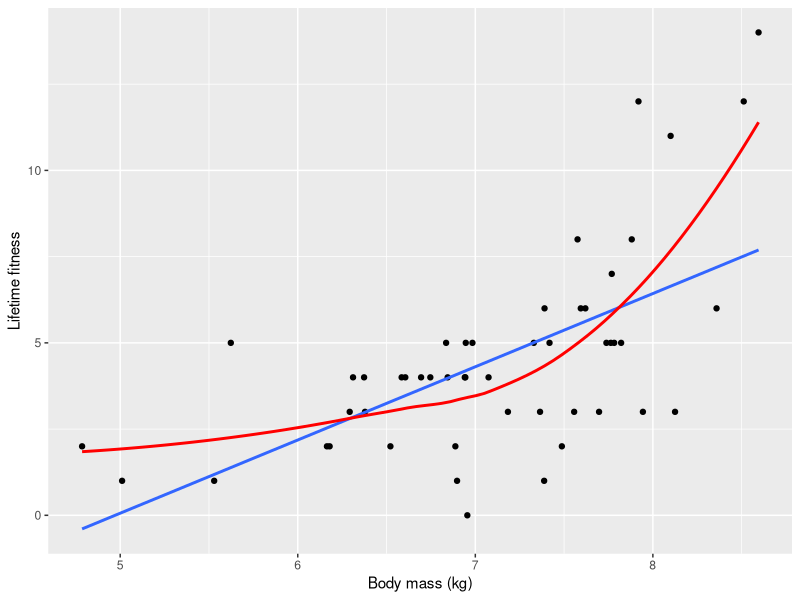
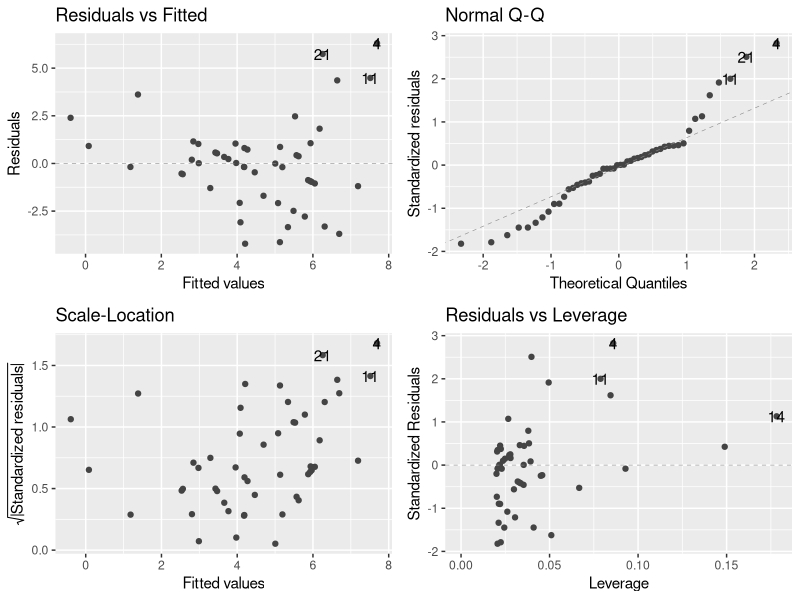
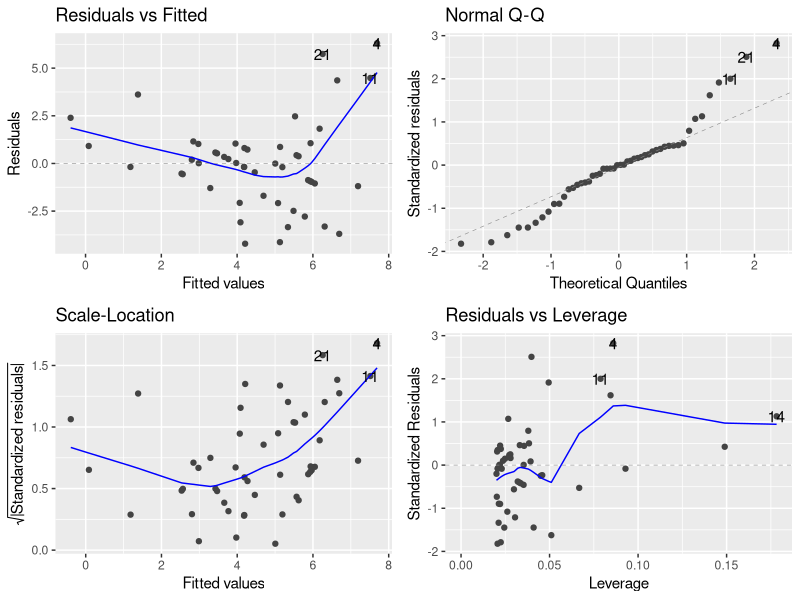
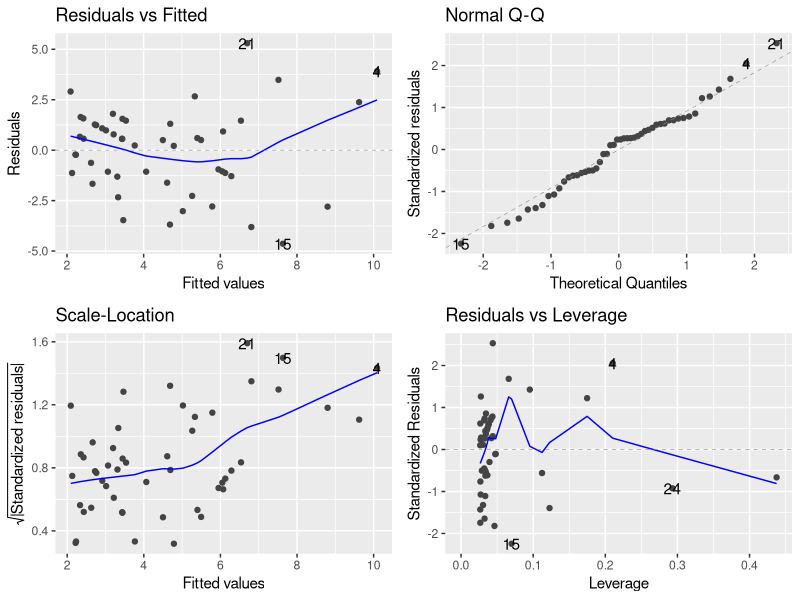
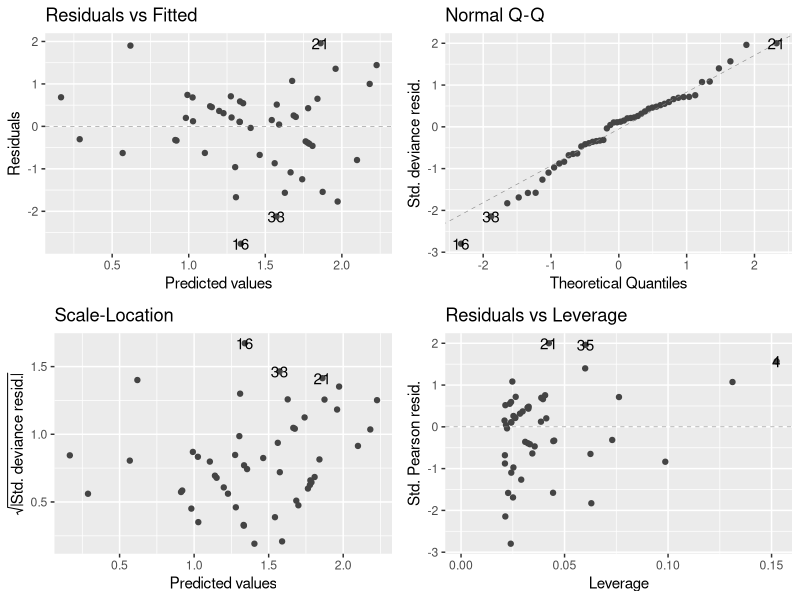
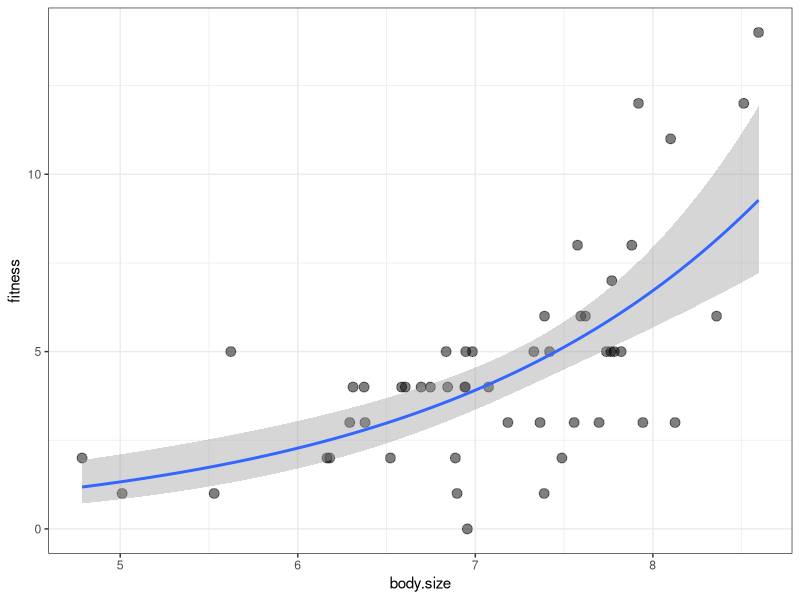
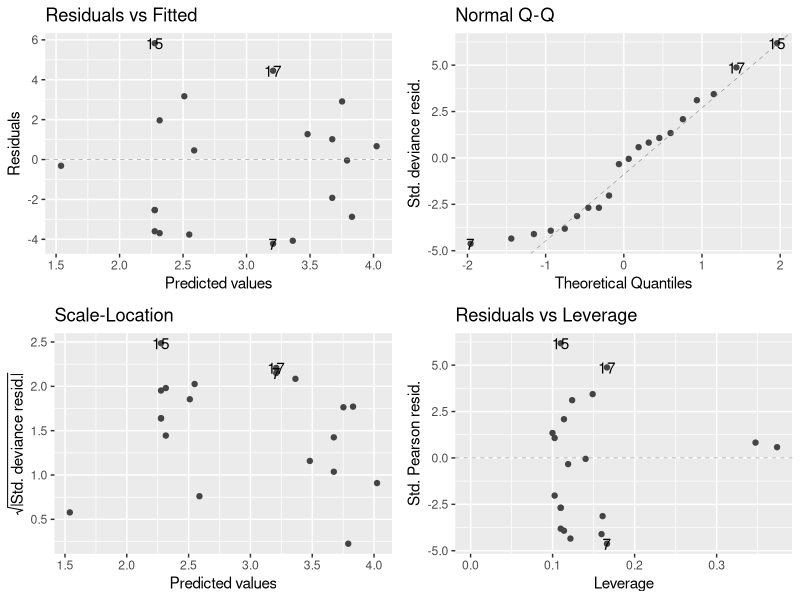

Recreate these plots in R, in order.
## ---- chunk 1
knitr::opts_chunk$set(echo = TRUE)
options(xtable.comment = FALSE)
## ---- chunk 2
library(dplyr)
library(ggplot2)
library(ggfortify)
## ---- chunk 3
soay <- read.table("../../../3_datasets/SoaySheepFitness.csv",header = T, sep = ',')
## ---- chunk 4
glimpse(soay)
## ---- chunk 5
ggplot(soay, aes(x = body.size, y = fitness)) +
geom_point() +
geom_smooth(method = "lm", se = FALSE) +
geom_smooth(span = 1, colour = "red", se = FALSE) +
xlab("Body mass (kg)") + ylab("Lifetime fitness")
## ---- chunk 6
r.soay <- lm(fitness ~ body.size ,data=soay)
autoplot(r.soay,smooth.colour = NA)
## ---- chunk 7
autoplot(r.soay)
## ---- chunk 8
r2.soay <- lm(fitness ~ body.size + I(body.size^2),data=soay)
autoplot(r2.soay)
## ---- chunk 9
soay.glm <- glm(fitness ~ body.size, data = soay, family = poisson(link=log))
## ---- chunk 10
autoplot(soay.glm,smooth.colour = NA)
## ---- chunk 11
summary(soay.glm)
## ---- chunk 12
anova(soay.glm)
## ---- chunk 13
pchisq(37.041,1,lower.tail=F)
## ---- chunk 14
min.size <- min(soay$body.size)
max.size <- max(soay$body.size)
 
new.x <- expand.grid(body.size =seq(min.size, max.size, length=1000))

new.y = predict(soay.glm, newdata = new.x, se.fit = TRUE)
new.y = data.frame(new.y)
addThese <- data.frame(new.x, new.y)
addThese <- mutate(addThese, fitness = exp(fit),
lwr = exp(fit - 1.96 * se.fit),
upr = exp(fit + 1.96 * se.fit))
 
ggplot(soay, aes(x = body.size, y = fitness)) +
# first show the raw data
geom_point(size = 3, alpha = 0.5) + 
geom_smooth(data = addThese, aes(ymin = lwr, ymax = upr), stat = 'identity') +
theme_bw()
## ---- chunk 15
library(HSAUR3)
data("polyps")
## ---- chunk 16
library(xtable)
pol1 <- polyps[1:10,]
pol2 <- polyps[11:20,]
ttab1 <- xtable(pol1,digits=0)
ttab2 <- xtable(pol2,digits=0)
print(ttab1, floating = TRUE, include.rownames=FALSE)
print(ttab2,  floating = TRUE, include.rownames=FALSE)
## ---- chunk 17
polyps.glm <- glm(number ~ treat + age,data=polyps, family="poisson")
## ---- chunk 18
autoplot(polyps.glm,smooth.colour = NA)
## ---- chunk 19
anova(polyps.glm,test="Chisq")
## ---- chunk 20
summary(polyps.glm)
## ---- chunk 21
polyps.glm2 <- glm(number ~ treat + age,data=polyps, family="quasipoisson")
summary(polyps.glm2)
